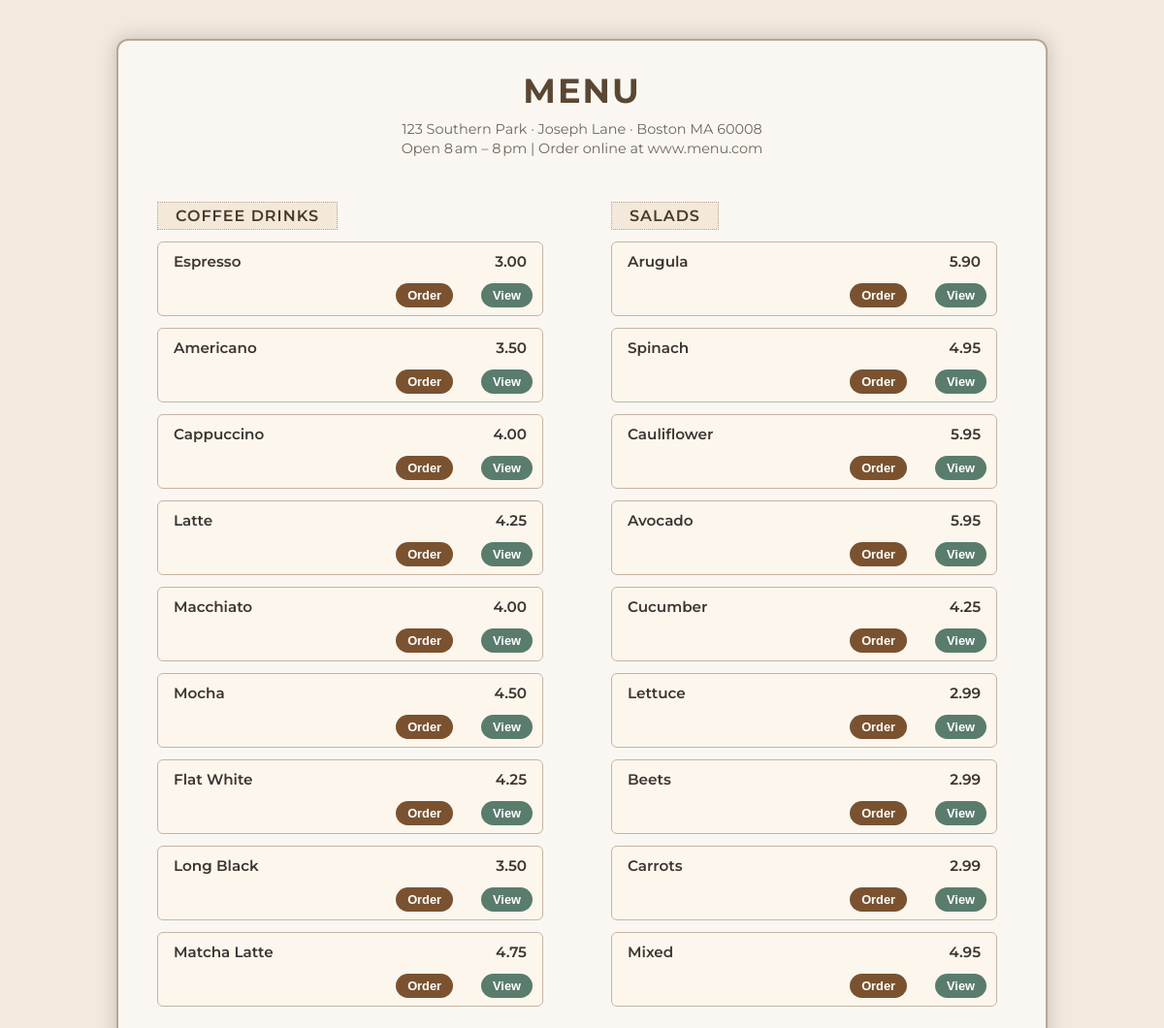
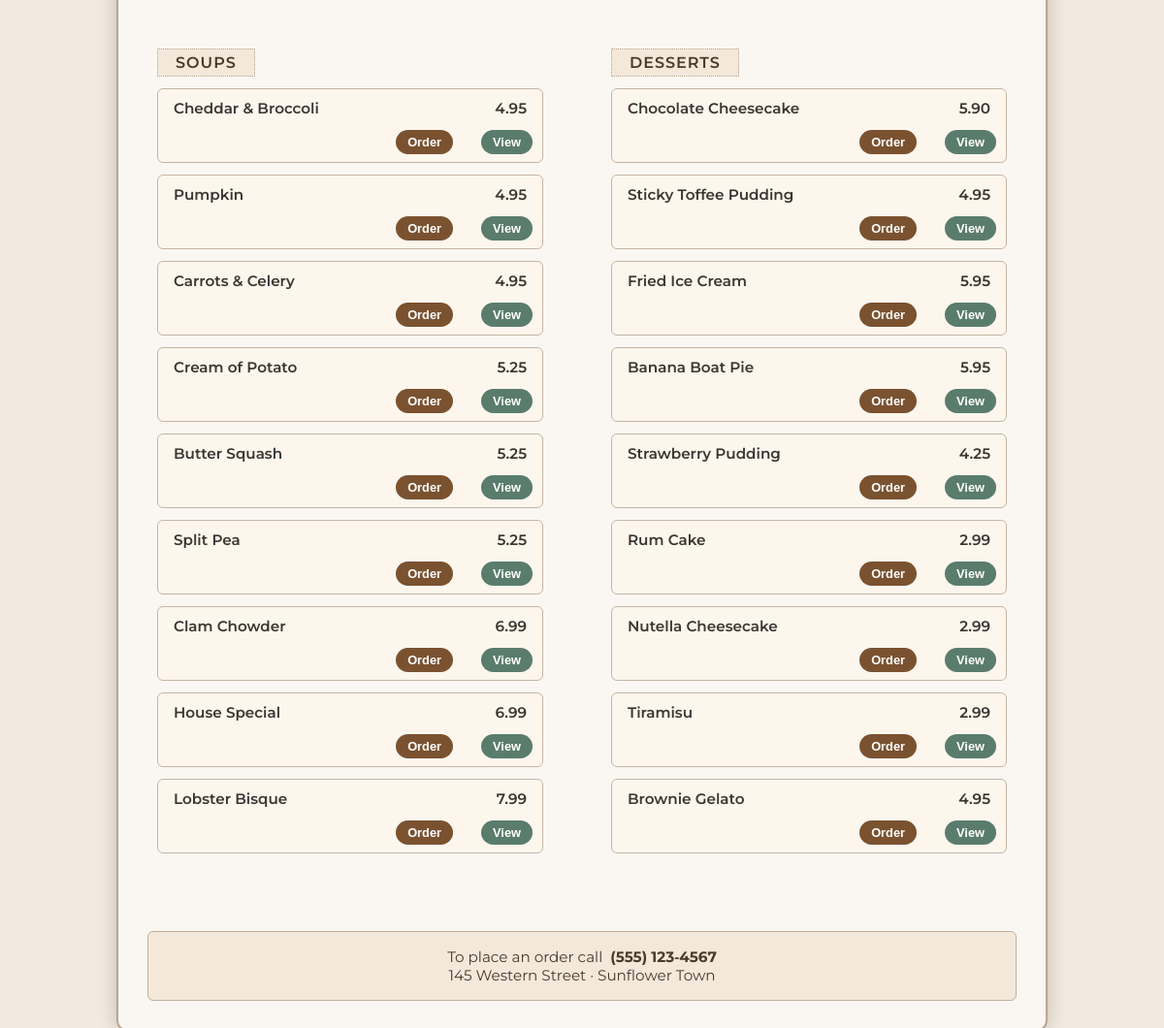
The app's page /menu/ with its own data (2 pictures, top to bottom).
### Myapp/models.py (models this page shows, shortened)
class MenuItem(models.Model):
    name = models.CharField(max_length=100)
    price = models.DecimalField(max_digits=6, decimal_places=2)
    category = models.CharField(max_length=50) # Coffee, Salads, Soups, Desserts, Hot Beverages, Cold Beverages
    image_url = models.CharField(max_length=255)
    description = models.TextField(blank=True, null=True) # ingredients/details
    is_available = models.BooleanField(default=True) # availability status

### Myapp/views.py (the view, shortened to what this page needs)
# urls.py: path('menu/', views.menu, name='menu'),
def menu(request):
    populate_menu()
    coffees = MenuItem.objects.filter(category='Coffee')
    if coffees.count() == 0:
        coffees = MenuItem.objects.filter(category='Hot Beverages')
    salads = MenuItem.objects.filter(category='Salads')
    soups = MenuItem.objects.filter(category='Soups')
    desserts = MenuItem.objects.filter(category='Desserts')
    user_orders = []
    if request.user.is_authenticated:
        user_orders = Order.objects.filter(user=request.user).select_related('item').order_by('-created_at')
    context = {
        'coffees': coffees,
        'salads': salads,
        'soups': soups,
        'desserts': desserts,
        'user_orders': user_orders,
    }
    return render(request, 'menu.html', context)

### Myapp/views.py (called while the page is built, shortened)
def populate_menu():
    if MenuItem.objects.filter(category='Hot Beverages').count() > 0:
        return

### templates/menu.html (shortened to what this page needs)
{% load static %}
<!DOCTYPE html>
<html lang="en">
<head>
  <link rel="stylesheet" href="{% static 'css/style1.css' %}" />
</head>
<body>
  <div id="cursor"></div>
  <div id="cursor-trail"></div>
  <div class="menu-container">
    <h1>MENU</h1>
    <p class="desc">
      123 Southern Park · Joseph Lane · Boston MA 60008<br />
      Open 8 am – 8 pm   |   Order online at www.menu.com
    </p>
    <div class="menu-columns">
      <div class="column">
        <h2>COFFEE DRINKS</h2>
        <ul>
          {% for item in coffees %}
            <div class="food-item" data-img="{% static item.image_url %}" data-id="{{ item.id }}">
              <li>{{ item.name }} <span>{{ item.price }}</span></li>
              <button class="order-btn">Order</button>
              <button class="view-btn">View</button>
            </div>
          {% endfor %}
        </ul>
      </div>
      <div class="column">
        <h2>SALADS</h2>
        <ul>
          {% for item in salads %}
            <div class="food-item" data-img="{% static item.image_url %}" data-id="{{ item.id }}">
              <li>{{ item.name }} <span>{{ item.price }}</span></li>
              <button class="order-btn">Order</button>
              <button class="view-btn">View</button>
            </div>
          {% endfor %}
        </ul>
      </div>
      <div class="column">
        <h2>SOUPS</h2>
        <ul>
          {% for item in soups %}
            <div class="food-item" data-img="{% static item.image_url %}" data-id="{{ item.id }}">
              <li>{{ item.name }} <span>{{ item.price }}</span></li>
              <button class="order-btn">Order</button>
              <button class="view-btn">View</button>
            </div>
          {% endfor %}
        </ul>
      </div>
      <div class="column">
        <h2>DESSERTS</h2>
        <ul>
          {% for item in desserts %}
            <div class="food-item" data-img="{% static item.image_url %}" data-id="{{ item.id }}">
              <li>{{ item.name }} <span>{{ item.price }}</span></li>
              <button class="order-btn">Order</button>
              <button class="view-btn">View</button>
            </div>
          {% endfor %}
        </ul>
      </div>
    </div>
    <div class="contact">
      <p>To place an order call&nbsp;&nbsp;<strong>(555) 123‑4567</strong></p>
      <p>145 Western Street · Sunflower Town</p>
    </div>
  </div>
</body>
</html>

### static/css/style1.css (style rules this page uses)
* { box-sizing:border-box;margin:0;padding:0 }
body { font-family:'Montserrat',sans-serif; background:#f2eadf url('https://i.pinimg.com/736x/10/0a/81/100a81cf29a3ae7b088f001a6d2eacf6.jpg') center/cover fixed no-repeat; color:#3b3631; padding:40px 20px; }
.menu-container { max-width:960px;margin:auto;position:relative; background:rgba(255,255,255,.6); padding:30px;border-radius:12px; border:2px solid #b7a691; box-shadow:0 0 20px rgba(0,0,0,.2); }
.menu-container h1 { font-size:2.2rem;text-align:center;letter-spacing:2px; margin-bottom:8px;color:#5a4733;font-weight:700; }
.desc { text-align:center;font-size:.9rem;color:#6e665c;margin-bottom:25px;line-height:1.4 }
.menu-columns { display:grid;grid-template-columns:repeat(auto-fit,minmax(300px,1fr));gap:0 40px;position:relative }
.menu-columns::after { content:\"\";position:absolute;left:50%;top:0;height:100%;border-left:2px dashed #a88f75;transform:translateX(-50%);pointer-events:none }
.column { padding:0 10px;margin-bottom:40px }
.column:not(:last-child) { padding-right:20px }
.column h2 { display:inline-block;text-transform:uppercase;font-size:1rem;letter-spacing:1px; padding:4px 18px;margin:20px 0 12px; background:rgba(239,225,208,.7);color:#4a3a2c; border:1px dotted #b7a691;font-weight:600; }
ul { list-style:none;margin:0 }
.food-item { position:relative;margin-bottom:12px;padding:10px 16px 46px; background:rgba(252,245,235,.7); border:1px solid #c5b4a2;border-radius:6px; transition:transform .25s,box-shadow .25s,background .25s; }
.food-item li { display:flex;justify-content:space-between;font-size:.95rem;font-weight:600 }
.order-btn,.view-btn { position:absolute;bottom:8px;padding:5px 12px;font-size:.8rem; border:none;border-radius:14px;cursor:pointer;font-weight:600;color:#fff; }
.order-btn { right:92px;background:#7a5230 }
.view-btn { right:10px;background:#5a7c6d }
.contact { margin-top:28px;padding:16px;text-align:center;background:rgba(239,225,208,.7);border:1px solid #bfae9b;border-radius:6px;color:#4a3a2c;font-size:.95rem }
#cursor { position:fixed;top:0;left:0;width:48px;height:48px; background:url('https://i.pinimg.com/736x/10/0a/81/100a81cf29a3ae7b088f001a6d2eacf6.jpg') center/cover no-repeat; pointer-events:none;transform:translate(-50%,-50%);z-index:1000; border-radius:50% 50% 50% 50%;mix-blend-mode:screen; }
#cursor-trail { position:fixed;top:0;left:0;width:70px;height:70px; background:url('https://i.pinimg.com/736x/10/0a/81/100a81cf29a3ae7b088f001a6d2eacf6.jpg') center/cover no-repeat; pointer-events:none;transform:translate(-50%,-50%);z-index:999; opacity:.7;filter:blur(8px);border-radius:50%; }

### records on screen
MenuItem: name "Espresso", price "3.00"
MenuItem: name "Americano", price "3.50"
MenuItem: name "Cappuccino", price "4.00"
MenuItem: name "Latte", price "4.25"
MenuItem: name "Macchiato", price "4.00"
MenuItem: name "Mocha", price "4.50"
MenuItem: name "Flat White", price "4.25"
MenuItem: name "Long Black", price "3.50"
MenuItem: name "Matcha Latte", price "4.75"
MenuItem: name "Arugula", price "5.90"
MenuItem: name "Spinach", price "4.95"
MenuItem: name "Cauliflower", price "5.95"
MenuItem: name "Avocado", price "5.95"
MenuItem: name "Cucumber", price "4.25"
MenuItem: name "Lettuce", price "2.99"
MenuItem: name "Beets", price "2.99"
MenuItem: name "Carrots", price "2.99"
MenuItem: name "Mixed", price "4.95"
MenuItem: name "Cheddar & Broccoli", price "4.95"
MenuItem: name "Pumpkin", price "4.95"
MenuItem: name "Carrots & Celery", price "4.95"
MenuItem: name "Cream of Potato", price "5.25"
MenuItem: name "Butter Squash", price "5.25"
MenuItem: name "Split Pea", price "5.25"
MenuItem: name "Clam Chowder", price "6.99"
MenuItem: name "House Special", price "6.99"
MenuItem: name "Lobster Bisque", price "7.99"
MenuItem: name "Chocolate Cheesecake", price "5.90"
MenuItem: name "Sticky Toffee Pudding", price "4.95"
MenuItem: name "Fried Ice Cream", price "5.95"
MenuItem: name "Banana Boat Pie", price "5.95"
MenuItem: name "Strawberry Pudding", price "4.25"
MenuItem: name "Rum Cake", price "2.99"
MenuItem: name "Nutella Cheesecake", price "2.99"
MenuItem: name "Tiramisu", price "2.99"
MenuItem: name "Brownie Gelato", price "4.95"
